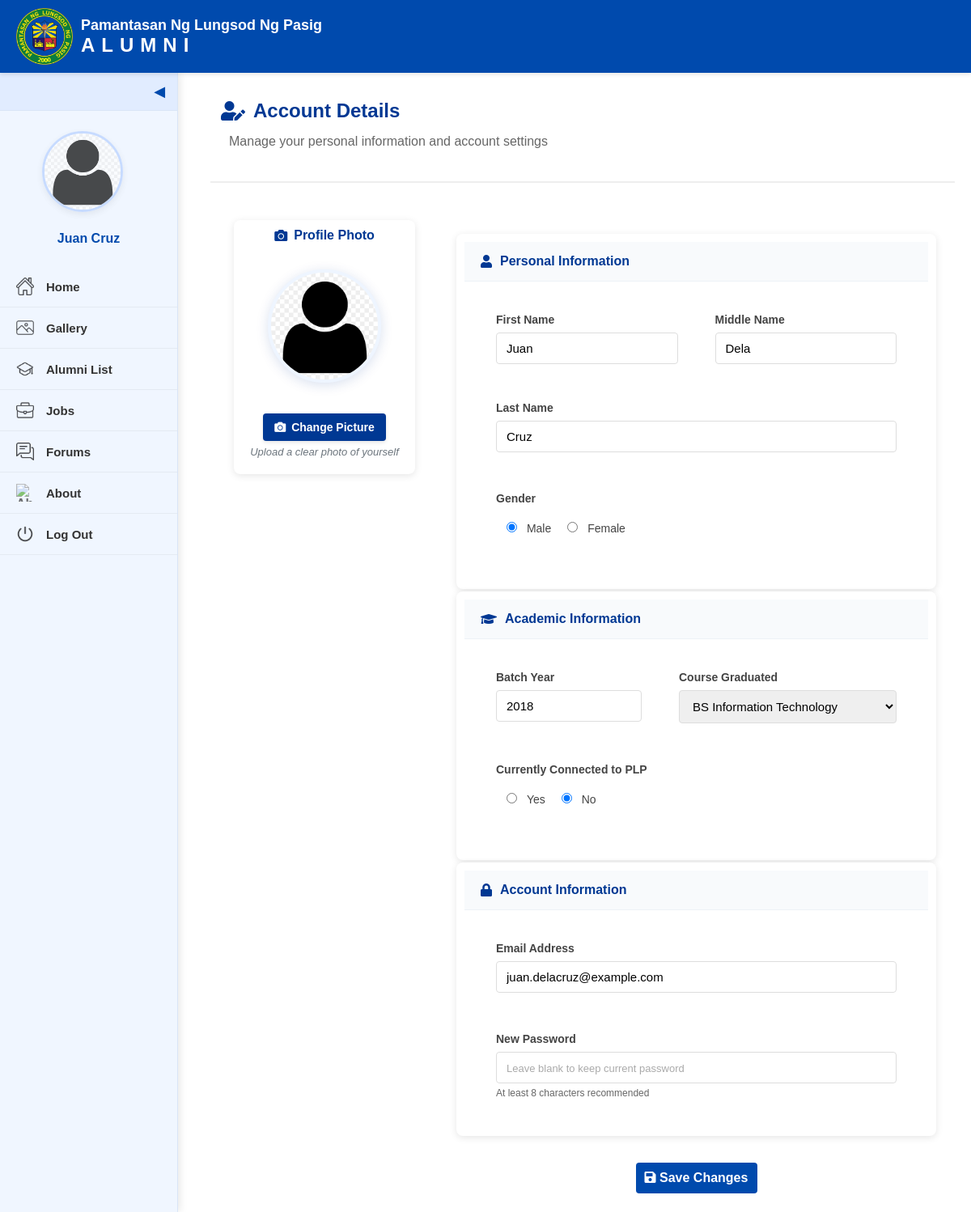
Page /alumni-manage-profile.php (signed in) on the committed database.
### tables this page shows
CREATE TABLE `alumnus_bio` (
  `id` int(11) NOT NULL,
  `alumni_id` varchar(20) NOT NULL,
  `firstname` varchar(200) NOT NULL,
  `middlename` varchar(200) NOT NULL,
  `lastname` varchar(200) NOT NULL,
  `gender` varchar(20) NOT NULL,
  `batch` year(4) NOT NULL,
  `course_id` int(30) NOT NULL,
  `email` varchar(250) NOT NULL,
  `connected_to` tinyint(1) NOT NULL,
  `avatar` text NOT NULL,
  `status` tinyint(1) NOT NULL DEFAULT 0 COMMENT '0= Unverified, 1= Verified',
  `date_created` date NOT NULL DEFAULT current_timestamp()
);

CREATE TABLE `users` (
  `id` int(11) NOT NULL,
  `alumni_id` varchar(20) NOT NULL,
  `name` text NOT NULL,
  `username` varchar(200) NOT NULL,
  `password` text NOT NULL,
  `type` tinyint(1) NOT NULL DEFAULT 3 COMMENT '1=Admin,2=Alumni officer, 3= alumnus',
  `auto_generated_pass` text NOT NULL
);

### alumni-manage-profile.php (the view, shortened to what this page needs)
<?php
include 'admin/db_connect.php';
$alumni_id = $_SESSION['login_id'];
$query = "SELECT a.*, c.course
          FROM alumnus_bio a
          LEFT JOIN courses c ON a.course_id = c.id
          WHERE a.alumni_id = ?";
$stmt = $conn->prepare($query);
$stmt->bind_param("s", $alumni_id);
$stmt->execute();
$result = $stmt->get_result();
$alumnus = $result->fetch_assoc();
$user_query = "SELECT name, username FROM users WHERE alumni_id = ?";
$user_stmt = $conn->prepare($user_query);
$user_stmt->bind_param("s", $alumni_id);
$user_stmt->execute();
$user_result = $user_stmt->get_result();
$user_data = $user_result->fetch_assoc();
$display_name = $user_data['name'];
$course_query = "SELECT id, course FROM courses ORDER BY course ASC";
$course_result = $conn->query($course_query);
$courses = [];
while($row = $course_result->fetch_assoc()) {
    $courses[$row['id']] = $row['course'];
}
$avatar = 'images/avatar.png';
if(!empty($alumnus['avatar']) && file_exists($alumnus['avatar'])) {
    $avatar = $alumnus['avatar'];
}
?>
<!DOCTYPE html>
<html>
    <head>
        <link rel="stylesheet" href="style.css">
        <link rel="stylesheet" href="alumni-profile.css">
        <link rel="stylesheet" href="https://cdnjs.cloudflare.com/ajax/libs/font-awesome/5.15.4/css/all.min.css">
    </head>
    <body>
        <div class="interface-header">
            <img src="images/logo.png" alt="PLP Logo" class="logo-interface">
            <div class="text">
                <div class="school-name">Pamantasan Ng Lungsod Ng Pasig</div>
                <div class="alumni-title">ALUMNI</div>
            </div>
        </div>
        <div class="manage-profile">
            <div class="sidebar" id="sidebar">
                <div class="toggle-btn" onclick="toggleSidebar()">&#x25C0;</div>
                <div class="sidebar-content">
                    <div class="profile-section">
                        <a href="alumni-manage-profile.php" class="profile-pic">
                            <img src="<?php echo htmlspecialchars($avatar); ?>" alt="Profile Picture">
                        </a>
                        <div class="profile-name"><?php echo htmlspecialchars($display_name); ?></div>
                    </div>
                    <a href="alumni-home.php"><img src="images/home.png" alt="Home"><span>Home</span></a>
                    <a href="alumni-gallery.php"><img src="images/gallery.png" alt="Gallery"><span>Gallery</span></a>
                    <a href="alumni-list.php"><img src="images/alumni_list.png" alt="Alumni List"><span>Alumni List</span></a>
                    <a href="alumni-job.php"><img src="images/jobs.png" alt="Jobs"><span>Jobs</span></a>
                    <a href="alumni-forums.php"><img src="images/forums.png" alt="Forums"><span>Forums</span></a>
                    <a href="alumni-about.php"><img src="images/about.png" alt="About"><span>About</span></a>
                    <a href="landing.php"><img src="images/log-out.png" alt="Log Out"><span>Log Out</span></a>
                </div>
            </div>
            <div class="main-content">
                <div class="page-header">
                    <h1><i class="fas fa-user-edit"></i> Account Details</h1>
                    <p class="subtitle">Manage your personal information and account settings</p>
                </div>
                <hr class="header-divider">
                <div class="profile-container">
                    <div class="profile-sidebar">
                        <div class="profile-picture-card">
                            <h3><i class="fas fa-camera"></i> Profile Photo</h3>
                            <div class="pfp">
                                <img src="<?php echo htmlspecialchars($avatar); ?>" class="pfp-picture">
                                <button type="button" class="change-pfp" id="openProfilePictureModal">
                                    <i class="fas fa-camera"></i> Change Picture
                                </button>
                            </div>
                            <p class="profile-hint">Upload a clear photo of yourself</p>
                        </div>
                    </div>
                    <div class="profile-main">
                        <form class="profile-form" method="POST" action="alumni-manage-profile.php">
                            <div class="form-card">
                                <h3 class="form-section-title"><i class="fas fa-user"></i> Personal Information</h3>
                                <div class="form-section">
                                    <div class="form-row">
                                        <div class="form-group">
                                            <label for="firstname">First Name</label>
                                            <input type="text" name="firstname" id="firstname" value="<?php echo htmlspecialchars($alumnus['firstname']); ?>" required>
                                        </div>
                                        <div class="form-group">
                                            <label for="middlename">Middle Name</label>
                                            <input type="text" name="middlename" id="middlename" value="<?php echo htmlspecialchars($alumnus['middlename']); ?>">
                                        </div>
                                        <div class="form-group">
                                            <label for="lastname">Last Name</label>
                                            <input type="text" name="lastname" id="lastname" value="<?php echo htmlspecialchars($alumnus['lastname']); ?>" required>
                                        </div>
                                    </div>
                                    <div class="form-row">
                                        <div class="form-group">
                                            <label>Gender</label>
                                            <div class="radio-group">
                                                <label class="radio-item">
                                                    <input type="radio" name="gender" value="Male" <?php echo ($alumnus['gender'] === 'Male') ? 'checked' : ''; ?> required>
                                                    <span class="radio-label">Male</span>
                                                </label>
                                                <label class="radio-item">
                                                    <input type="radio" name="gender" value="Female" <?php echo ($alumnus['gender'] === 'Female') ? 'checked' : ''; ?> required>
                                                    <span class="radio-label">Female</span>
                                                </label>
                                            </div>
                                        </div>
                                    </div>
                                </div>
                            </div>
                            <div class="form-card">
                                <h3 class="form-section-title"><i class="fas fa-graduation-cap"></i> Academic Information</h3>
                                <div class="form-section">
                                    <div class="form-row">
                                        <div class="form-group">
                                            <label for="batch">Batch Year</label>
                                            <input type="number" name="batch" id="batch" min="1980" max="<?php echo date('Y'); ?>" value="<?php echo htmlspecialchars($alumnus['batch']); ?>" required>
                                        </div>
                                        <div class="form-group wider">
                                            <label for="course_id">Course Graduated</label>
                                            <select name="course_id" id="course_id" required>
                                                <?php foreach($courses as $id => $course): ?>
                                                <option value="<?php echo $id; ?>" <?php echo ($alumnus['course_id'] == $id) ? 'selected' : ''; ?>>
                                                    <?php echo htmlspecialchars($course); ?>
                                                </option>
                                                <?php endforeach; ?>
                                            </select>
                                        </div>
                                    </div>
                                    <div class="form-row">
                                        <div class="form-group">
                                            <label>Currently Connected to PLP</label>
                                            <div class="radio-group">
                                                <label class="radio-item">
                                                    <input type="radio" name="connected_to" value="1" <?php echo ($alumnus['connected_to'] == 1) ? 'checked' : ''; ?> required>
                                                    <span class="radio-label">Yes</span>
                                                </label>
                                                <label class="radio-item">
                                                    <input type="radio" name="connected_to" value="0" <?php echo ($alumnus['connected_to'] == 0) ? 'checked' : ''; ?> required>
                                                    <span class="radio-label">No</span>
                                                </label>
                                            </div>
                                        </div>
                                    </div>
                                </div>
                            </div>
                            <div class="form-card">
                                <h3 class="form-section-title"><i class="fas fa-lock"></i> Account Information</h3>
                                <div class="form-section">
                                    <div class="form-row">
                                        <div class="form-group">
                                            <label for="email">Email Address</label>
                                            <input type="email" name="email" id="email" value="<?php echo htmlspecialchars($alumnus['email']); ?>" required>
                                        </div>
                                    </div>
                                    <div class="form-row">
                                        <div class="form-group">
                                            <label for="password">New Password</label>
                                            <input type="password" name="password" id="password" placeholder="Leave blank to keep current password">
                                            <span class="form-hint">At least 8 characters recommended</span>
                                        </div>
                                    </div>
                                </div>
                            </div>
                            <div class="form-buttons">
                                <button type="submit" class="update-btn">
                                    <i class="fas fa-save"></i> Save Changes
                                </button>
                            </div>
                        </form>
                    </div>
                </div>
            </div>
        </div>
    </body>
</html>

### alumni-profile.css (style rules this page uses)
.profile-container { display: grid; grid-template-columns: 250px 1fr; gap: 25px; padding: 0; background-color: transparent; box-shadow: none; }
.pfp { display: flex; flex-direction: column; align-items: center; width: 100%; margin-bottom: 15px; }
.pfp-picture { width: 140px; height: 140px; border-radius: 50%; object-fit: cover; border: 4px solid #eef5ff; box-shadow: 0 3px 15px rgba(0, 56, 147, 0.15); margin-bottom: 18px; aspect-ratio: 1/1; background-color: #f8f9fa; }
.change-pfp { background-color: #003893; color: white; border: none; padding: 9px 14px; border-radius: 4px; cursor: pointer; font-weight: 600; transition: all 0.3s ease; font-size: 14px; display: flex; align-items: center; justify-content: center; gap: 7px; width: auto; min-width: 140px; box-shadow: 0 2px 5px rgba(0, 0, 0, 0.1); }
.change-pfp i { font-size: 14px; }
.profile-form { width: 100%; }
.radio-group { display: flex; gap: 20px; margin-top: 5px; }
.radio-item { display: flex; align-items: center; cursor: pointer; }
.radio-item input[type="radio"] { margin-right: 8px; cursor: pointer; }
.radio-label { font-weight: normal; cursor: pointer; }
.form-buttons { margin-top: 20px; text-align: right; }
.update-btn { background-color: #003893; color: white; border: none; padding: 12px 24px; font-size: 16px; font-weight: 600; border-radius: 4px; cursor: pointer; transition: all 0.3s; }
.page-header { margin-bottom: 20px; }
.page-header h1 { font-size: 24px; color: #003893; font-weight: 700; margin: 0; display: flex; align-items: center; }
.page-header h1 i { margin-right: 10px; }
.page-header .subtitle { color: #666; margin: 5px 0 0 0; }
.header-divider { height: 2px; background-color: #eee; margin: 20px 0; border: none; }
.profile-sidebar { width: 100%; }
.profile-picture-card { background-color: #fff; padding: 25px 20px; border-radius: 8px; box-shadow: 0 2px 10px rgba(0, 0, 0, 0.1); text-align: center; box-sizing: border-box; display: flex; flex-direction: column; align-items: center; }
.profile-picture-card h3 { font-size: 16px; color: #003893; margin: 0 0 20px 0; width: 100%; text-align: center; display: flex; align-items: center; justify-content: center; }
.profile-picture-card h3 i { margin-right: 8px; }
.profile-pic img { width: 100px; height: 100px; border-radius: 50%; object-fit: cover; border: 3px solid #b7d0ff; transition: all 0.3s ease; box-shadow: 0 3px 10px rgba(0, 0, 0, 0.1); aspect-ratio: 1/1; }
.profile-hint { margin: 15px 0 0 0; font-size: 13px; color: #6c757d; font-style: italic; }
.profile-main { width: 100%; }
.form-card { background-color: #fff; border-radius: 8px; box-shadow: 0 2px 10px rgba(0, 0, 0, 0.1); margin-bottom: 25px; overflow: hidden; }
.form-section-title { background-color: #f8fafc; color: #003893; font-size: 16px; padding: 15px 20px; margin: 0; border-bottom: 1px solid #edf2f7; display: flex; align-items: center; }
.form-section-title i { margin-right: 10px; }
.form-section { padding: 20px; }
.form-row { display: flex; flex-wrap: wrap; margin-bottom: 15px; gap: 20px; }
.form-row:last-child { margin-bottom: 0; }
.form-group { flex: 1; min-width: 200px; }
.form-group.wider { flex: 2; }
.form-group label { display: block; font-weight: 600; color: #444; margin-bottom: 8px; }
.form-group input[type="text"], .form-group input[type="email"], .form-group input[type="password"], .form-group input[type="number"], .form-group select { width: 100%; padding: 10px 12px; border: 1px solid #ddd; border-radius: 4px; font-size: 15px; transition: all 0.3s; box-sizing: border-box; }
.form-hint { display: block; font-size: 12px; color: #666; margin-top: 5px; }

### rows in the picture
alumnus_bio: avatar (placeholder picture), firstname "Juan", middlename "Dela", lastname "Cruz", gender "☑ Male", gender "☐ Female", batch "2018", course_id "BS Information Technology", connected_to "☐ Yes", connected_to "☑ No", email "juan.delacruz@example.com"
users: name "Juan Cruz"
